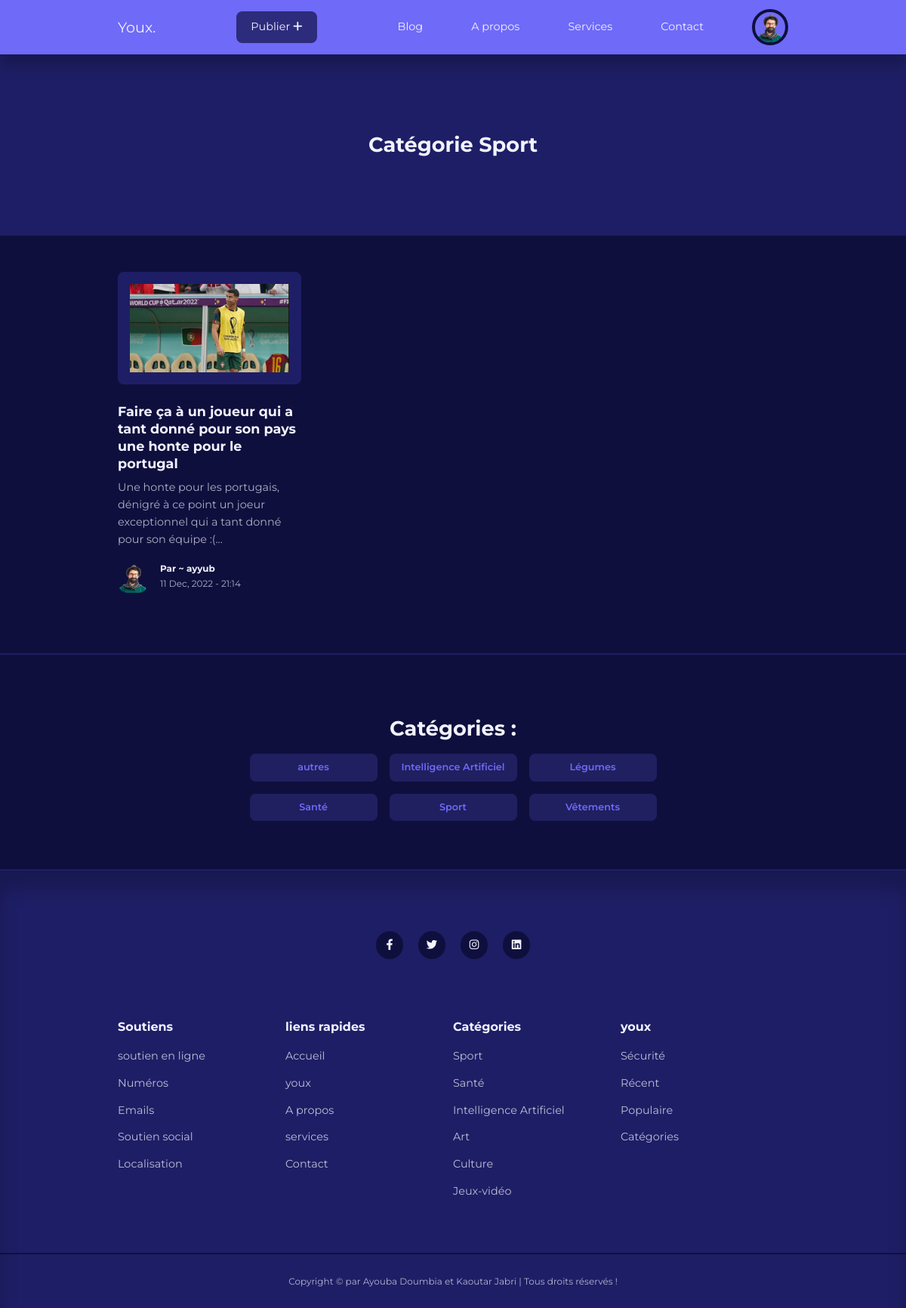
Screenshot of /category-post.php?id=3 (signed in) with the database file from the repository.
### tables this page shows
CREATE TABLE IF NOT EXISTS `users` (
  `id` int NOT NULL AUTO_INCREMENT,
  `firstname` varchar(100) NOT NULL,
  `lastname` varchar(100) NOT NULL,
  `username` varchar(100) NOT NULL,
  `email` varchar(100) NOT NULL,
  `password` varchar(255) NOT NULL,
  `avatar` varchar(100) NOT NULL,
  `is_admin` tinyint(1) NOT NULL,
  PRIMARY KEY (`id`)
);

CREATE TABLE IF NOT EXISTS `categories` (
  `id` int NOT NULL AUTO_INCREMENT,
  `title` varchar(100) NOT NULL,
  `description` text NOT NULL,
  PRIMARY KEY (`id`)
);

CREATE TABLE IF NOT EXISTS `posts` (
  `id` int NOT NULL AUTO_INCREMENT,
  `title` varchar(255) NOT NULL,
  `body` text NOT NULL,
  `thumbnail` varchar(100) NOT NULL,
  `date_time` timestamp NOT NULL DEFAULT CURRENT_TIMESTAMP,
  `category_id` int DEFAULT NULL,
  `user_id` int NOT NULL,
  `is_featured` tinyint(1) NOT NULL,
  PRIMARY KEY (`id`),
  KEY `user_id` (`user_id`),
  KEY `category_id` (`category_id`)
);

### class/Model.php (called while the page is built, shortened)
<?php
require_once('Database.php');
abstract class Model{
    protected $db;
    protected $table_name = null;
    protected $field_id = null;
    public function __construct()
    {
        $this->db = new Database();
    }
    public function findOne(string $id)
    {
        $database_class = $this->db;
        $table = $this->table_name;
        $field__id = $this->field_id;
        $row = $database_class->selectOne("$table","$field__id = $id");
        return($row);
    }
}

### class/Database.php (called while the page is built, shortened)
<?php
class Database
{
    private $host = "localhost";
    private $username = "root";
    private $password = "root";
    private $dbname = "blog_db";
    private static $instance = null;
    private function connect()
    {
        if(self::$instance === null){
            $conn = new \PDO("mysql:host=$this->host;dbname=$this->dbname;charset=utf8;",$this->username,$this->password);
            if($conn){
                return $conn;
            }else{
                die('connexion impossible !');
            }
        }   else{
                return self::$instance;
        }
    }
    public function selectOne(string $table, string $where1 = '', string $where2 = '')
    {
        $conn = $this->connect();
        if($where1 == '' && $where2 == ''){
            $select = $conn->prepare("SELECT * FROM `$table`");
            $select->execute();
        }elseif($where2 == ''){
            $select = $conn->prepare("SELECT * FROM `$table` WHERE $where1");
            $select->execute();
        }else{
            $select = $conn->prepare("SELECT * FROM `$table` WHERE $where1 OR $where2");
            $select->execute();
        }
        if($select){
            $element = $select->fetch(\PDO::FETCH_ASSOC);
            return($element);
        }
    }
    public function selectOrder(string $table,  string $order = ''):array
    {
        $conn = $this->connect();
        if($order == ''){
            $select = $conn->prepare("SELECT * FROM $table");
            $select->execute();
        }else{
            $select = $conn->prepare("SELECT * FROM $table $order");
            $select->execute();
        }
        if($select){
            $element = $select->fetchAll(\PDO::FETCH_ASSOC);
            return($element);
        }
    }
}
?>

### class/Posts.php (called while the page is built, shortened)
<?php
require_once('Model.php');
class Posts extends Model{
    protected $table_name = "posts";
    protected $field_title = "title";
    public function allCategories()
    {
        $database_class = $this->db;
        $field__title = $this->field_title;
        $posts = $database_class->selectOrder("categories","ORDER BY $field__title");
        return($posts);
    }
    public function oneCategory($id){
        $database_class = $this->db;
        $category = $database_class->selectOne("categories","id = $id");
        return($category);
    }
    public function postByCategory($id){
        $database_class = $this->db;
        $table = $this->table_name;
        $rows = $database_class->selectOrder("$table","WHERE category_id = $id ORDER BY date_time DESC");
        return($rows);
    }
}
?>

### category-post.php (the view, shortened to what this page needs)
<?php
include('partials/header.php');
$Posts = new Posts();
if(isset($_GET['id'])){
    $id = filter_var($_GET['id'], FILTER_SANITIZE_NUMBER_INT);
    $user_posts = $Posts->postByCategory($id);
    $category = $Posts->oneCategory($id);
}else{
    header('Location: '. ROOT_URL.'blog.php');
    die();
}
?>
<header class="category__title">
    <h2>Catégorie <?= $category["title"] ?></h2>
</header>
<?php if($user_posts): ?>
<section class="posts">
    <div class="container posts__container">
        <?php foreach($user_posts as $user_post): ?>
            <?php
                $post_user_id = $user_post['user_id'];
                $post = $Users->findOne($post_user_id);
            ?>
        <article class="post">
            <div class="post__thumbnail">
                <img src="./images/<?= $user_post["thumbnail"] ?>" alt="">
            </div>
            <div class="post__info">
                <h3 class="post__title"><a href="<?= ROOT_URL ?>post.php?id=<?= $user_post["id"] ?>"><?= $user_post["title"] ?></a></h3>
                <p class="post__body">
                <?= substr($user_post["body"], 0,300); ?>...
                </p>
                <div class="post__author">
                    <div class="post__author-avatar">
                        <img src="images/<?= $post["avatar"] ?>" alt="">
                    </div>
                    <div class="post__author-info">
                        <h5>Par ~ <?= $post["username"] ?></h5>
                        <small>
                            <?= date("d M, Y - H:i", strtotime($user_post['date_time'])) ?>
                        </small>
                    </div>
                </div>
            </div>
        </article>
        <?php endforeach ?>
    </div>
</section>
<?php endif ?>
<?php include('category_buttons.php'); ?>
<?php include('partials/footer.php'); ?>

### partials/header.php (shortened to what this page needs)
<?php
$Users = new Users();
if (isset($_SESSION['user-id'])) {
    $id = filter_var($_SESSION['user-id'], FILTER_SANITIZE_NUMBER_INT);
    $user = $Users->findOne($id);
}
?>
<!DOCTYPE html>
<html lang="fr">
<head>
    <link rel="stylesheet" href="https://cdnjs.cloudflare.com/ajax/libs/font-awesome/6.1.1/css/all.min.css">
    <link rel="stylesheet" href="./css/component.css">
    <link rel="stylesheet" href="./css/style.css">
</head>
<body>
    <nav>
        <div class="container nav__container">
            <a href="<?= ROOT_URL ?>home.php" class="nav__logo">Youx<span>.</span></a>
            <a class="btn dark" href="<?= ROOT_URL ?>admin/add-post.php">Publier <i class="fa-sharp fa-solid fa-plus"></i></a>
            <ul class="nav__ul">
                <li><a href="<?= ROOT_URL ?>blog.php" <?php if ($_SERVER['SCRIPT_NAME'] === '/TP/blog.php') : ?> class="active" <?php endif ?>>Blog</a></li>
                <li><a href="<?= ROOT_URL ?>about.php" <?php if ($_SERVER['SCRIPT_NAME'] === '/TP/about.php') : ?> class="active" <?php endif ?>>A propos</a></li>
                <li><a href="<?= ROOT_URL ?>services.php" <?php if ($_SERVER['SCRIPT_NAME'] === '/TP/services.php') : ?> class="active" <?php endif ?>>Services</a></li>
                <li><a href="<?= ROOT_URL ?>contact.php" <?php if ($_SERVER['SCRIPT_NAME'] === '/TP/contact.php') : ?> class="active" <?php endif ?>>Contact</a></li>
                <?php if (isset($_SESSION['user-id'])) : ?>
                    <li class="nav__profile">
                        <div class="avatar">
                            <img src="<?= ROOT_URL . 'images/' . $user['avatar'] ?>" alt="user profile image">
                        </div>
                    </li>
                <?php else : ?>
                    <li><a href="<?= ROOT_URL ?>signin.php">Connexion</a></li>
                <?php endif ?>
            </ul>
        </div>
    </nav>

### category_buttons.php (shortened to what this page needs)
<?php $categories = $Posts->allCategories(); ?>
<section class="category__buttons">
    <div class="container center">
        <h2>Catégories :</h2>
    </div>
    <div class="container category__buttons-container">
        <?php foreach($categories as $category):?>
        <a href="<?= ROOT_URL ?>category-post.php?id=<?= $category['id'] ?>" class="category__button"><?= $category["title"]?> </a>
        <?php endforeach ?>
    </div>
</section>

### css/component.css (style rules this page uses)
:root { --color-primary: #6f6af8; --color-primary-light: hsl(242, 91%, 69%, 18%); --color-primary-variant: #5854c7; --color-red: #da0f3f; --color-red-light: hsl(346, 87%, 46%, 15%); --color-green: #00c476; --color-green-light: hsl(156, 100%, 38%, 15%); --color-gray-900: #1e1e66; --color-gray-700: #2d2b7c; --color-gray-300: rgba(242, 242, 254, 0.3); --color-gray-200: rgba(242, 242, 254, 0.7); --color-white: #f2f2fe; --color-bg: #0f0f3e; --color-black:#000; --transition: all .3s ease; --container-width-lg: 74%; --container-width-md: 88%; --form-width: 40%; --card-border-radius-1: 0.3rem; --card-border-radius-2: 0.5rem; --card-border-radius-3: 0.8rem; --card-border-radius-4: 2rem; --card-border-radius-5: 5rem; }
* { margin: 0; padding: 0; outline: none; border: 0; text-decoration: none; list-style: none; box-sizing: border-box; }
body { font-family: 'Montserrat', sans-serif; line-height: 1.6; color: var(--color-gray-200); overflow-x: hidden; background-color: var(--color-bg); font-size: 0.9rem; }
.container { width: var(--container-width-lg); max-width: 1800px; margin: 0 auto; }
section { margin-top: 3rem; width: 100vw; position: relative; }
h1, h2, h3, h4, h5 { color: var(--color-white); line-height: 1.3; }
h2 { font-size: 1.7rem; margin: 1rem 0; }
h3 { font-size: 1.1rem; margin: 0.8rem 0 0.5rem; }
a { color: var(--color-white); transition: var(--transition); }
img { display: block; width: 100%; }
.btn { display: inline-block; width: fit-content; padding: 0.6rem 1.2rem; background-color: var(--color-primary); border-radius: var(--card-border-radius-2); cursor: pointer; transition: var(--transition); color: var(--color-white); }
.btn.dark { background-color: var(--color-gray-700); }
.center { text-align: center; }
.category__button { background: var(--color-primary-light); color: var(--color-primary); display: inline-block; padding: 0.5rem 1rem; border-radius: var(--card-border-radius-2); font-weight: 600; font-size: 0.8rem; text-align: center; }

### css/style.css (style rules this page uses)
nav { background-color: var(--color-primary); width: 100vw; height: 4.5rem; position: fixed; top: 0; z-index: 10; box-shadow: 0 1rem 1rem rgba(0, 0, 0, 0.2); }
.nav__container { height: 100%; display: flex; align-items: center; justify-content: space-between; }
.avatar { width: 3rem; height: 3rem; border-radius: 50%; overflow: hidden; border: 0.3rem solid var(--color-bg); }
.avatar img { width: 100%; height: 100%; }
.nav__logo { font-size: 600; font-size: 1.2rem; }
.nav__ul { display: flex; align-items: center; justify-content: center; gap: 4rem; }
.nav__ul li { transition: all .3s ease; }
.nav__profile { position: relative; cursor: pointer; }
.posts__container { display: grid; grid-template-columns: repeat(3, 1fr); gap: 5rem; margin-bottom: 5rem; }
.post__thumbnail { border-radius: var(--card-border-radius-2); border: 1rem solid var(--color-gray-900); overflow: hidden; margin-bottom: 1.6rem; }
.post__author { display: flex; gap: 1rem; margin-top: 1.2rem; }
.post__author-avatar { width: 2.5rem; height: 2.5rem; border-radius: var(--card-border-radius-3); overflow: hidden; }
.category__buttons { padding: 4rem 0; border-top: 2px solid var(--color-gray-900); border-bottom: 2px solid var(--color-gray-900); }
.category__buttons-container { width: fit-content; display: grid; grid-template-columns: repeat(3, 1fr); gap: 1rem; }
.category__title { height: 15rem; margin-top: 4.5rem; background-color: var(--color-gray-900); width: 100%; display: grid; place-items: center; }

### rows the page displays
users: avatar (picture)
categories: title "Sport"
posts: thumbnail (picture), title "Faire ça à un joueur qui a tant donné pour son pays une honte pour le portugal", body "Une honte pour les portugais, dénigré à ce point un joeur exceptionnel qui a tant donné pour son équipe :(", user.avatar (picture), user.username "ayyub", date_time "11 Dec, 2022 - 21:14"
categories: title "autres"
categories: title "Intelligence Artificiel"
categories: title "Légumes"
categories: title "Santé"
categories: title "Vêtements"
